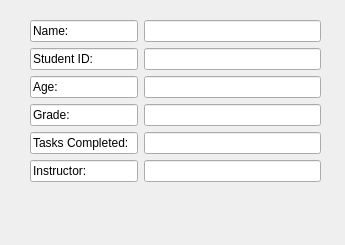
<?xml version="1.0" encoding="UTF-8"?>
<ui version="4.0">
 <class>User_info</class>
 <widget class="QDialog" name="User_info">
  <property name="geometry">
   <rect>
    <x>0</x>
    <y>0</y>
    <width>345</width>
    <height>245</height>
   </rect>
  </property>
  <property name="windowTitle">
   <string>Dialog</string>
  </property>
  <widget class="QWidget" name="formLayoutWidget">
   <property name="geometry">
    <rect>
     <x>30</x>
     <y>20</y>
     <width>291</width>
     <height>201</height>
    </rect>
   </property>
   <layout class="QFormLayout" name="formLayout">
    <item row="0" column="0">
     <widget class="QLineEdit" name="lineEdit">
      <property name="text">
       <string>Name:</string>
      </property>
     </widget>
    </item>
    <item row="0" column="1">
     <widget class="QLineEdit" name="lineEdit_2"/>
    </item>
    <item row="1" column="0">
     <widget class="QLineEdit" name="lineEdit_3">
      <property name="text">
       <string>Student ID:</string>
      </property>
     </widget>
    </item>
    <item row="1" column="1">
     <widget class="QLineEdit" name="lineEdit_4"/>
    </item>
    <item row="2" column="0">
     <widget class="QLineEdit" name="lineEdit_5">
      <property name="text">
       <string>Age:</string>
      </property>
     </widget>
    </item>
    <item row="2" column="1">
     <widget class="QLineEdit" name="lineEdit_6"/>
    </item>
    <item row="3" column="0">
     <widget class="QLineEdit" name="lineEdit_7">
      <property name="text">
       <string>Grade:</string>
      </property>
     </widget>
    </item>
    <item row="3" column="1">
     <widget class="QLineEdit" name="lineEdit_8"/>
    </item>
    <item row="4" column="0">
     <widget class="QLineEdit" name="lineEdit_9">
      <property name="text">
       <string>Tasks Completed:</string>
      </property>
     </widget>
    </item>
    <item row="4" column="1">
     <widget class="QLineEdit" name="lineEdit_10"/>
    </item>
    <item row="5" column="0">
     <widget class="QLineEdit" name="lineEdit_11">
      <property name="text">
       <string>Instructor:</string>
      </property>
     </widget>
    </item>
    <item row="5" column="1">
     <widget class="QLineEdit" name="lineEdit_12"/>
    </item>
   </layout>
  </widget>
 </widget>
 <resources/>
 <connections/>
</ui>
